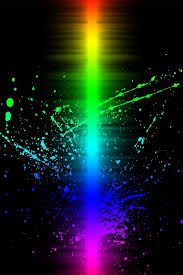
#> input picture O`ReillyCV/BasicImageHandlingAndProcessing/data/images.jpeg, 183 x 275 px, given in place of the camera
$ python Gradients.py   (older library calls are emulated)
#> lines starting #> are read from the running program, lines starting #| are printed output that depends on the picture

import cv2
import numpy as np

cap = cv2.VideoCapture(1)

while True:
    _, frame = cap.read()
#> frame is the input picture: shape (275, 183, 3); mean B, G, R 35.1, 33.8, 24.9

    laplacian = cv2.Laplacian(frame, cv2.CV_64F)
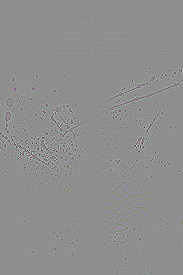
#> laplacian: shape (275, 183, 3) float64; mean B, G, R 0, 0, 0; drawn with min black and max white
    sobelx = cv2.Sobel(frame, cv2.CV_64F, 1, 0, ksize = 5)
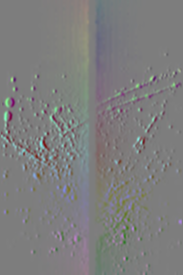
#> sobelx: shape (275, 183, 3) float64; mean B, G, R 1.2, -0.6, 0.6; drawn with min black and max white

    sobely = cv2.Sobel(frame, cv2.CV_64F, 0, 1, ksize = 5)
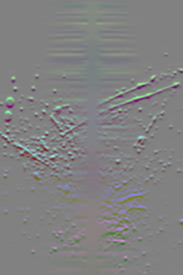
#> sobely: shape (275, 183, 3) float64; mean B, G, R 12.2, -3.6, -1.3; drawn with min black and max white
    edges = cv2.Canny(frame, 100, 100)
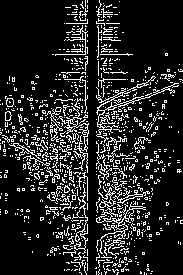
#> edges: shape (275, 183); 14.5% white in thin lines or dots
    #100, 100 -> 200, 200 less noise
    #cv2.imshow('laplacian', laplacian)
    cv2.imshow('original', frame)
    #cv2.imshow('sobelx', sobelx)
    #cv2.imshow('sobely', sobely)
    cv2.imshow('edges', edges)

    k = cv2.waitKey(5) & 0xFF
#> (key Esc is pressed here)

    if k == 27:
        break

cv2.destroyAllWindows()
cap.release()
